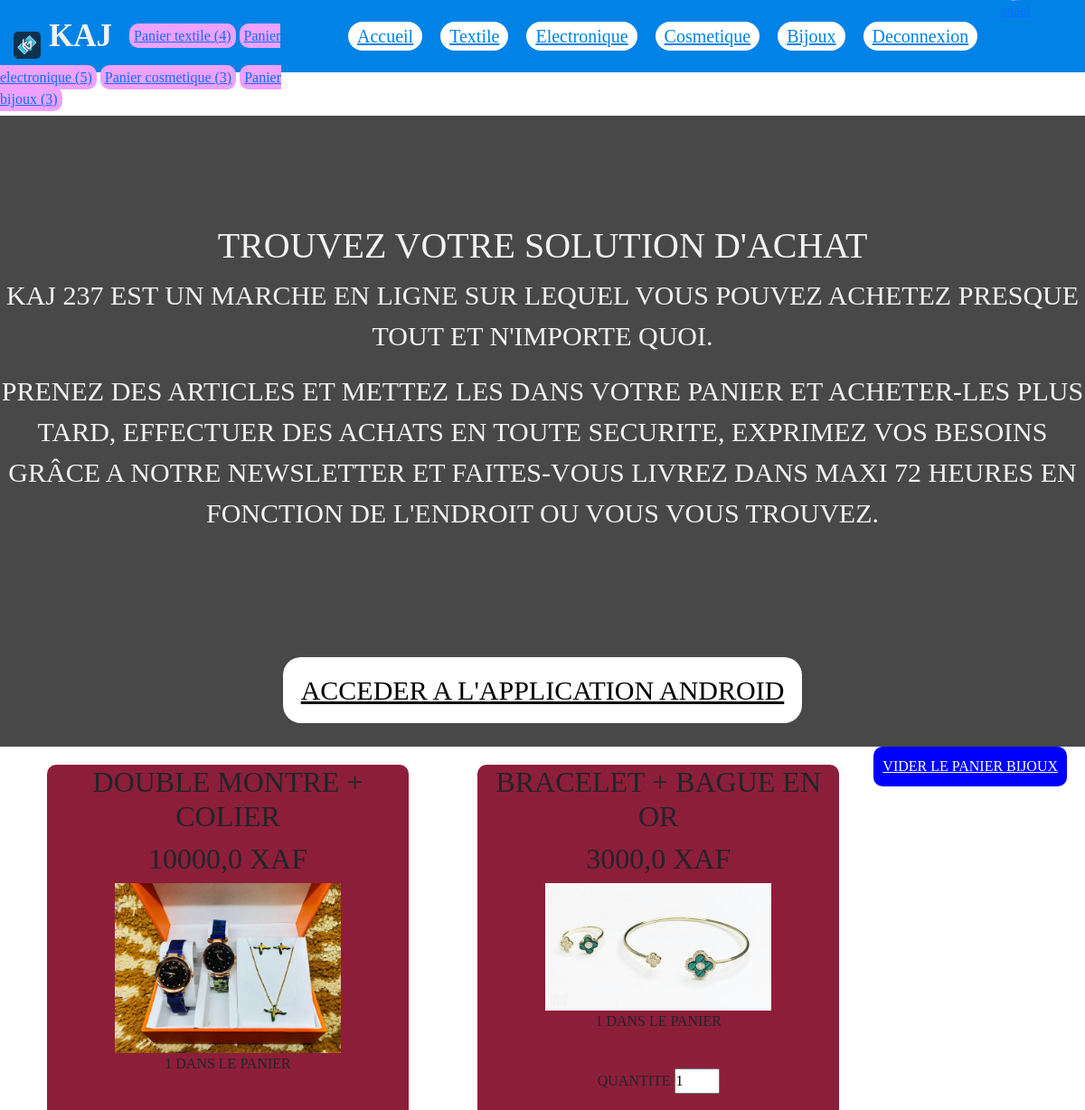
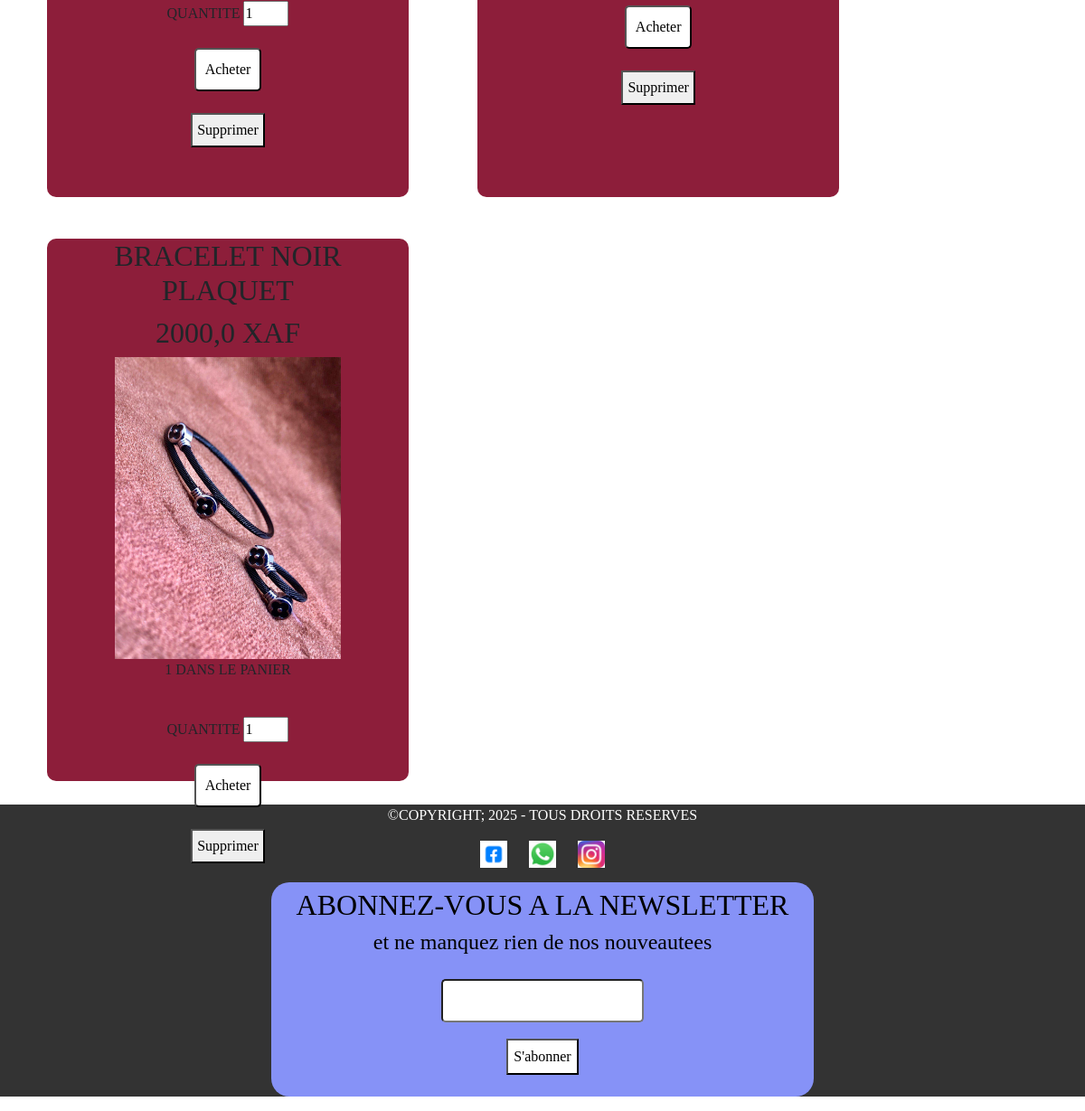
The page /cart_bijoux/ (signed in) on the database its author committed (2 pictures, top to bottom).
### accounts/models.py (models this page shows)
class Shopper(AbstractUser):
    pass

### store/models.py (models this page shows, shortened)
class Cart(models.Model):
    user = models.OneToOneField( AUTH_USER_MODEL, on_delete=models.CASCADE)
    orders = models.ManyToManyField(Order)

class Cart_electronique(models.Model):
    user = models.OneToOneField( AUTH_USER_MODEL, on_delete=models.CASCADE)
    orders = models.ManyToManyField(Order_electronique)

class Cart_cosmetique(models.Model):
    user = models.OneToOneField( AUTH_USER_MODEL, on_delete=models.CASCADE)
    orders = models.ManyToManyField(Order_cosmetique)

class Cart_bijoux(models.Model):
    user = models.OneToOneField( AUTH_USER_MODEL, on_delete=models.CASCADE)
    orders = models.ManyToManyField(Order_bijoux)

class Order_bijoux(models.Model):
    user = models.ForeignKey(AUTH_USER_MODEL, on_delete=models.CASCADE)
    Bijoux = models.ForeignKey(Bijoux, on_delete=models.CASCADE)
    quantity = models.IntegerField(default=1)
    ordered = models.BooleanField(default=False)
    ordered_date = models.DateTimeField(blank=True, null=True)

class Bijoux(models.Model):
    name = models.CharField(max_length=128)
    slug = models.SlugField(max_length=128)
    price = models.FloatField(default=0.0)
    stock = models.IntegerField(default=0)
    description = models.TextField(blank=True)
    thumbnail = models.ImageField(upload_to="bijoux", blank=True, null=True)

### store/views.py (the view)
# urls.py: path('cart_bijoux/', cart_bijoux, name="cart_bijoux"),
def cart_bijoux(request):
    cart = get_object_or_404(Cart_bijoux, user=request.user)
    return render(request, 'cart_bijoux.html', context={"orders": cart.orders.all()})

### template/cart_bijoux.html (shortened to what this page needs)
{% extends 'base.html' %}
{% block content %}
<a class="delete-bijoux" href="{% url 'delete-cart-bijoux' %}">Vider le panier bijoux</a>
{% for order in orders %}
<nav>
  <ul>
    <li>
      <div class="panier-bijoux">
        <p>
          <h2>{{ order.Bijoux.name }}</h2>
          <h2>{{ order.Bijoux.price }} XAF</h2>
          <img src="{{ order.Bijoux.thumbnail.url }}" alt="{{ order.Bijoux.name }}" style="max-width: 250px; max-height: 500px;">
          <p>{{ order.quantity }} dans le panier</p><br>
          <form action="{% url 'buyb' order.Bijoux.slug %}" method="post">
            <label for="quantity-{{ order.id }}">QUANTITE</label>
            <input id="quantity-{{ order.id }}" type="number" name="quantity" value="{{ order.quantity }}" style="max-width: 50px;" min="1">
            <br><br>
            <button type="submit" class="buy">Acheter</button>
          </form>
          <br>
          <form action="{% url 'supprimer_order_bijoux' order.id %}" method="post">
            <button type="submit" id="delete">Supprimer</button>
          </form>
        </p>
      </div>
    </li>
  </ul>
</nav>
{% endfor %}
{% endblock %}

### template/base.html (shortened to what this page needs)
<!DOCTYPE html>
<html lang="fr">
<head>
    {% load static %}
</head>
<body>
<header>
    <nav class="connexion">
        <img src="{% static 'images/logo_kaj.jpg' %}" alt="kaj" id="logos">
        <label class="logo">KAJ</label>
        <ul>
            <li><a href="{% url 'accueil' %}">Accueil</a></li>
            <li><a href="{% url 'index' %}">Textile</a></li>
            <li><a href="{% url 'electronique' %}">Electronique</a></li>
            <li><a href="{% url 'cosmetique' %}">Cosmetique</a></li>
            <li><a href="{% url 'bijoux' %}">Bijoux</a></li>
            {% if user.is_authenticated %}
            <li>
                <a class="user" href="{% url 'logout' %}">Deconnexion</a></li>
            <a href="{% url 'profil' %}"><img src="{% static 'images/user.png' %}" alt="user"
                                              style="max-width:15px; max-height:15px;" id="user_image" class="text-dark">{{ user.username }}</a>
            {% else %}
            <li><a class="user" href="{% url 'login' %}">Connexion</a></li>
            <li><a class="user" href="{% url 'signup' %}">S'inscrire</a></li>
            {% endif %}
        </ul>
        {% if user.cart %}
        <a href="{% url 'cart' %}" class="cart">Panier textile ({{ user.cart.orders.count }})</a>
        {% endif %}
        {% if user.cart_electronique %}
        <a href="{% url 'cart_electronique' %}" class="cart">Panier electronique ({{ user.cart_electronique.orders.count }})</a>
        {% endif %}
        {% if user.cart_cosmetique %}
        <a href="{% url 'cart_cosmetique' %}" class="cart">Panier cosmetique ({{ user.cart_cosmetique.orders.count }})</a>
        {% endif %}
        {% if user.cart_bijoux %}
        <a href="{% url 'cart_bijoux' %}" class="cart">Panier bijoux ({{ user.cart_bijoux.orders.count }})</a>
        {% endif %}
    </nav>
    <link rel="stylesheet" href="{% static 'css/bootstrap.min.css' %}">
</header>
<section id="main-page">
    <div id="main">
        <h1>TROUVEZ VOTRE SOLUTION D'ACHAT</h1>
        <p>
            KAJ 237 est un marche en ligne sur lequel vous pouvez achetez presque tout et n'importe quoi.
        </p>
        <p>
            Prenez des articles et mettez les dans votre panier et acheter-les plus tard, effectuer des achats en toute
            securite, exprimez vos besoins grâce a notre Newsletter et faites-vous livrez dans maxi 72 heures en
            fonction de l'endroit ou vous vous trouvez.
        </p>
        <br><br><br>
        <a href="https://mega.nz/file/E31TQB6B#2zwKQ6WxIYrtyLHFK4Sm2aNRfb6oMfqhZB1nGapC8-w" class="service"
           style="width: 100%; background-color: #fff; padding: 20px; border-radius: 20px; color: #000;">Acceder a
            l'application Android</a>
    </div>
</section>
{% block content %}
{% endblock %}
<footer>
    <p>©Copyright; 2025 - Tous droits reserves</p>
    <div class="social-link">
        <a href="https://facebook.com/jordan kamgang" target="_blank">
            <img src="{% static 'images/logo_facebook.png' %}" alt="Facebook">
        </a>
        <a href="https://wa.me/Jordan Kamgang" target="_blank">
            <img src="{% static 'images/logo_whatsapp.jpg' %}" alt="Whatsapp">
        </a>
        <a href="https://instagram.com/CheatBoy79" target="_blank">
            <img src="{% static 'images/logo_instagram.jpg' %}" alt="Instagram">
        </a>
    </div>
    <p>
    <form method="POST" class="newsletter w-50 mx-auto">
        <p>
        <h2 class="text">Abonnez-vous a la newsletter</h2>
        <h4 class="text">et ne manquez rien de nos nouveautees</h4>
        <input type="email" name="email" id="email" required style="padding: 10px;"><br>
        <button type="submit" id="abonner">S'abonner</button>
        <br><br>
        </p>
    </form>
    </p>
</footer>
</body>
</html>

### template/base.html (style rules this page uses)
* { margin: 0; padding: 0; box-sizing: border-box; font-family: poppins; text-decoration: none; list-style: none; }
footer { background-color: #333; color: white; text-align: center; bottom: 0; width: 100%; height: auto; }
.newsletter { width: 30%; height: 100%; background-color: #8692f7; border-radius: 20px; position: relative; text-align: center; }
#email { margin: 3%; border-radius: 5px; }
#abonner { background-color: #fff; padding: 1%; }
.social-link { margin-top: 10px; }
.social-link a { margin: 0 10px; display: inline-block; }
.social-link img { width: 30px; height: 30px; transition: transform 0.3s ease; }
.text { color: black; }
.newsletter h2 { padding-top: 1%; }
.connexion { background-color: #0082e6; height: 80px; width: 100%; }
label.logo { color: #f2f2f2; font-size: 35px; line-height: 80px; padding-left: 20px; padding-right: 15px; font-weight: 600; }
.connexion ul { float: right; margin-right: 60px; }
.connexion ul li { display: inline-block; line-height: 80px; margin: 0 10px; }
.connexion ul li a { color: #0082e6; font-weight: 500; font-size: 20px; padding: 5px 10px; border-radius: 50px; background: white; transition: 0.3s; clip-path: polygon ( 100% 0, 100% 35%, 100% 50%, 100% 65%, 100% 100%, 0 100%, 0 65% 0 50%, 0 35%, 0 0; ) }
#main-page { height: auto; background: #484848; }
#main { text-transform: uppercase; text-align: center; padding: 120px 0 40px 0; font-size: 30px; color: #f2f2f2; }
#main p { text-transform: uppercase; text-align: center; }
.cart { background-color: #eea1ff; border-radius: 10px; padding: 5px; position: relative; bottom: 6px; }
#logos { max-with: 30px; max-height: 30px; border-radius: 5px; position: relative; left: 15px; top: 3px; }

### template/cart_bijoux.html (style rules this page uses)
.delete-bijoux { color: #fff; background-color: blue; padding: 10px; border-radius: 10px; float: right; margin-right: 20px; text-transform: uppercase; }
.panier-bijoux { width: 400px; height: 600px; background: #8d1e3a; border-radius: 10px; margin: 20px; text-align: center; }
h2, p { text-align: center; text-transform: uppercase; }
nav ul li { float: left; list-style: none; }
nav { display: inline-block; }
.buy { padding: 10px; background-color: #fff; border-radius: 5px; }
#delete { padding: 5px; }

### rows shown on the page
Shopper: cart.orders.count "4", cart_electronique.orders.count "5", cart_cosmetique.orders.count "3", cart_bijoux.orders.count "3"
Order_bijoux: Bijoux.name "DOUBLE MONTRE + COLIER", Bijoux.price "10000,0", Bijoux.thumbnail (picture), quantity "1"
Order_bijoux: Bijoux.name "BRACELET + BAGUE EN OR", Bijoux.price "3000,0", Bijoux.thumbnail (picture), quantity "1"
Order_bijoux: Bijoux.name "BRACELET NOIR PLAQUET", Bijoux.price "2000,0", Bijoux.thumbnail (picture), quantity "1"
